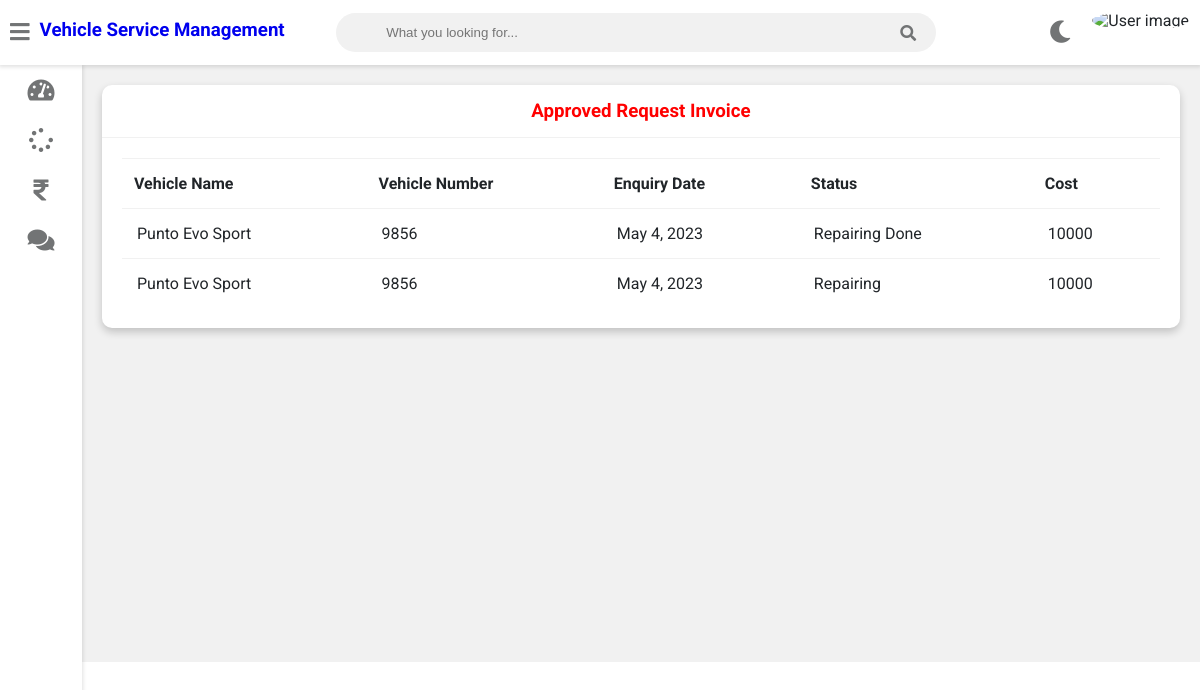
The page /customer-view-approved-request-invoice (signed in) on the database its author committed.
### vehicle/models.py (models this page shows, shortened)
class Request(models.Model):
    cat=(('two wheeler with gear','two wheeler with gear'),('two wheeler without gear','two wheeler without gear'),('four wheeler','four wheeler'))
    category=models.CharField(max_length=50,choices=cat)
    vehicle_no = models.CharField(max_length=20,null=False)
    vehicle_name = models.CharField(max_length=40,null=False)
    vehicle_model = models.CharField(max_length=40,null=False)
    vehicle_brand = models.CharField(max_length=40,null=False)
    Km_Driven = models.PositiveIntegerField(max_length=40,null=True,blank=True)
    problem_description = models.CharField(max_length=500,null=False)
    date=models.DateField(auto_now=True)
    cost=models.PositiveIntegerField(null=True)
    customer=models.ForeignKey('Customer', on_delete=models.CASCADE,null=True)
    mechanic=models.ForeignKey('Mechanic',on_delete=models.CASCADE,null=True)
    stat=(('Pending','Pending'),('Approved','Approved'),('Repairing','Repairing'),('Repairing Done','Repairing Done'),('Released','Released'))
    status=models.CharField(max_length=50,choices=stat,default='Pending',null=True)

### vehicle/views.py (the view)
# urls.py: path('customer-view-approved-request-invoice',views.customer_view_approved_request_invoice_view,name='customer-view-approved-request-invoice'),
@login_required(login_url='customerlogin')
@user_passes_test(is_customer)
def customer_view_approved_request_invoice_view(request):
    customer=models.Customer.objects.get(user_id=request.user.id)
    enquiries=models.Request.objects.all().filter(customer_id=customer.id).exclude(status='Pending')
    return render(request,'vehicle/customer_view_approved_request_invoice.html',{'customer':customer,'enquiries':enquiries})

### vehicle/views.py (called while the page is built)
def is_customer(user):
    return user.groups.filter(name='CUSTOMER').exists()

### templates/vehicle/customer_view_approved_request_invoice.html
{% extends 'vehicle/customerbase.html' %}
{% block content %}
	<div class="wrapper">
		<div class="row">
			<div class="col-12 col-m-12 col-sm-12">
				<div class="card">
					<div class="card-header">
						<h3 style="color:red; text-align:center" >Approved Request Invoice
						</h3>
					</div>
					<div class="card-content">
						<table>
							<thead>
                <tr>
                  <th>Vehicle Name</th>
                  <th>Vehicle Number</th>
                  <th>Enquiry Date</th>
                  <th>Status</th>
                  <th>Cost</th>
                </tr>
							</thead>
							<tbody>
                {% for enq in enquiries %}
                <tr>
                  <td>{{enq.vehicle_name}}</td>
                  <td>{{enq.vehicle_no}}</td>
                  <td>{{enq.date}}</td>
                  <td>{{enq.status}}</td>
                  <td>{{enq.cost}}</td>
                  </tr>
                {% endfor %}
							</tbody>
						</table>
					</div>
				</div>
			</div>
		</div>
<br><br><br><br><br><br><br><br><br><br><br><br><br><br><br><br>
	</div>
{% endblock content %}

### rows shown on the page
Request: vehicle_name "Punto Evo Sport", vehicle_no "9856", date "May 4, 2023", status "Repairing Done", cost "10000"
Request: vehicle_name "Punto Evo Sport", vehicle_no "9856", date "May 4, 2023", status "Repairing", cost "10000"
